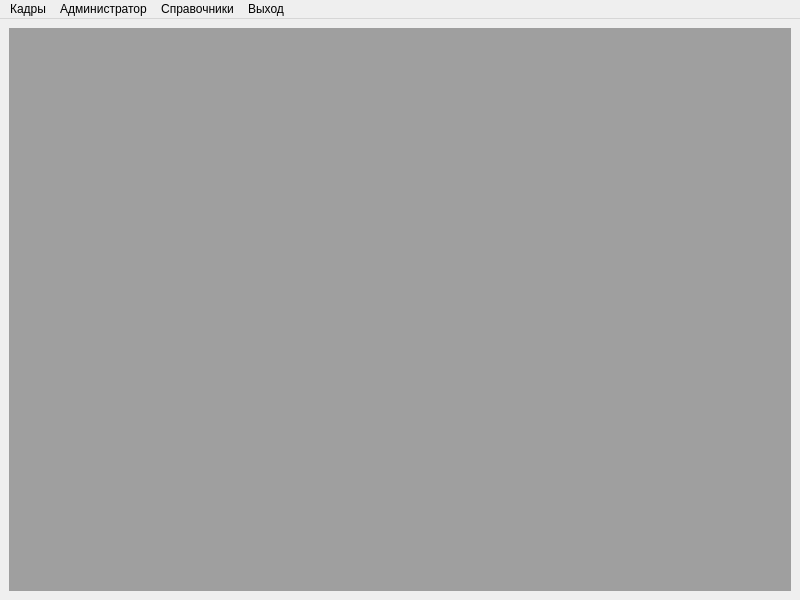
<?xml version="1.0" encoding="UTF-8"?>
<ui version="4.0">
 <class>MainWindow</class>
 <widget class="QMainWindow" name="MainWindow">
  <property name="geometry">
   <rect>
    <x>0</x>
    <y>0</y>
    <width>800</width>
    <height>600</height>
   </rect>
  </property>
  <property name="windowTitle">
   <string>Миникадры</string>
  </property>
  <widget class="QWidget" name="centralwidget">
   <layout class="QHBoxLayout" name="horizontalLayout">
    <item>
     <widget class="QMdiArea" name="mdiArea"/>
    </item>
   </layout>
  </widget>
  <widget class="QMenuBar" name="menuBar">
   <property name="geometry">
    <rect>
     <x>0</x>
     <y>0</y>
     <width>800</width>
     <height>33</height>
    </rect>
   </property>
   <widget class="QMenu" name="menu">
    <property name="title">
     <string>Кадры</string>
    </property>
    <addaction name="action"/>
    <addaction name="action_2"/>
    <addaction name="action_3"/>
   </widget>
   <widget class="QMenu" name="menu_2">
    <property name="title">
     <string>Администратор</string>
    </property>
    <addaction name="openSettingsWindow"/>
   </widget>
   <widget class="QMenu" name="menu_3">
    <property name="title">
     <string>Справочники</string>
    </property>
    <addaction name="action_5"/>
    <addaction name="action_6"/>
    <addaction name="separator"/>
    <addaction name="action_8"/>
    <addaction name="action_9"/>
    <addaction name="separator"/>
    <addaction name="action_11"/>
    <addaction name="separator"/>
    <addaction name="action_13"/>
   </widget>
   <widget class="QMenu" name="menu_4">
    <property name="title">
     <string>Выход</string>
    </property>
   </widget>
   <addaction name="menu"/>
   <addaction name="menu_2"/>
   <addaction name="menu_3"/>
   <addaction name="menu_4"/>
  </widget>
  <action name="action">
   <property name="text">
    <string>Работники</string>
   </property>
  </action>
  <action name="action_2">
   <property name="text">
    <string>Календарь</string>
   </property>
  </action>
  <action name="action_3">
   <property name="text">
    <string>Приказы</string>
   </property>
  </action>
  <action name="openSettingsWindow">
   <property name="enabled">
    <bool>true</bool>
   </property>
   <property name="text">
    <string>Настройка рабочего места</string>
   </property>
  </action>
  <action name="action_5">
   <property name="text">
    <string>Профессии</string>
   </property>
  </action>
  <action name="action_6">
   <property name="text">
    <string>Должности</string>
   </property>
  </action>
  <action name="action_8">
   <property name="text">
    <string>Статусы работников</string>
   </property>
  </action>
  <action name="action_9">
   <property name="text">
    <string>Состояния работников(для календаря)</string>
   </property>
  </action>
  <action name="action_11">
   <property name="text">
    <string>Иностранные языки</string>
   </property>
  </action>
  <action name="action_13">
   <property name="text">
    <string>Типы приказов</string>
   </property>
  </action>
 </widget>
 <resources/>
 <connections/>
</ui>
